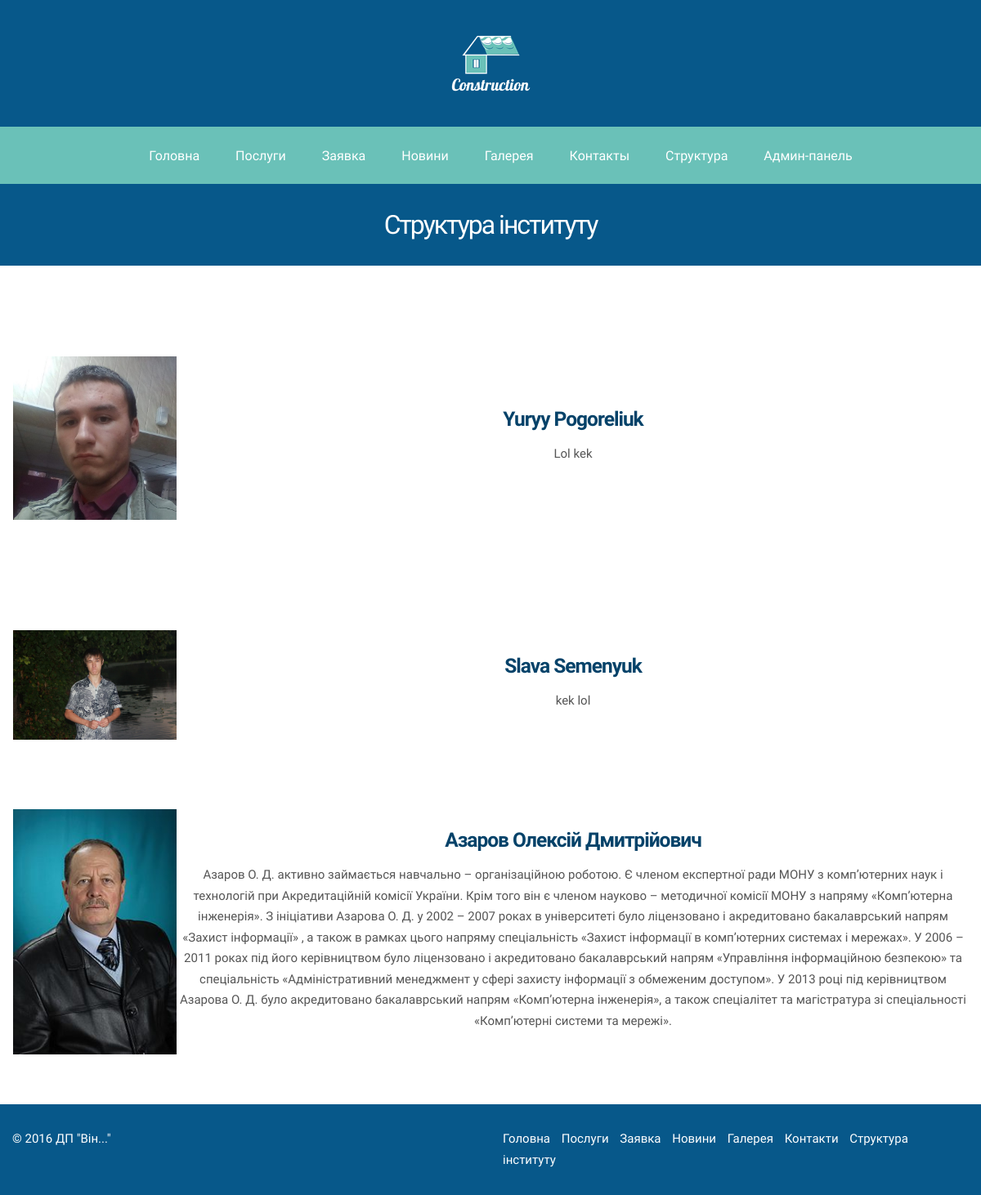
Page /structure on the committed database.
### construct/models.py (models this page shows, shortened)
class Person(models.Model):
	image = models.ImageField(upload_to='static/img')
	name = models.TextField(max_length=300)
	description = models.TextField(max_length=5000)
	class Meta():
		verbose_name = u"Людина"
		verbose_name_plural = u"Люди"

### construct/views.py (the view)
# urls.py: url(r'^structure$', views.structure, name='structure'),
def structure(request):
	people = Person.objects.all()
	template = loader.get_template("structure.html")
	return HttpResponse(template.render(locals(), request))

### templates/structure.html (shortened to what this page needs)
{% extends "base.html" %}
{% load construct_extras %}
{% block subheader %} Структура інституту {% endblock %}
{% block content %}
<table>
    {% for person in people %}
    <tr>
        <td style="height: 300px; width: 200px" rawspan="2"><img src="{{ person.image.url }}"></td>
        <td>
            <h3 align="center">{{ person.name }}</h3>
            <p align="center">{{ person.description }}</p>
        </td>
    </tr>
    {% endfor %}
</table>
{% endblock %}

### static/css/style.css (style rules this page uses)
body { font-family: "Oranienbaum"; font-size: 15px; line-height: 1.7em; margin: 0; padding: 0; color: #555; background: #fff }
h3, h4, h5, h6 { font-weight: 600; color: #044269 }
h3 { letter-spacing: -1px; margin-top: 0 }

### rows in the picture
Person: image (picture), name "Yuryy Pogoreliuk", description "Lol kek"
Person: image (picture), name "Slava Semenyuk", description "kek lol"
Person: image (picture), name "Азаров Олексій Дмитрійович", description "Азаров О. Д. активно займається навчально – організаційною роботою. Є членом експертної ради МОНУ з комп’ютерних наук і технологій при Акредитаційній комісії України. Крім того він є членом науково – методичної комісії МОНУ з напряму «Комп’ютерна інженерія». З ініціативи Азарова О. Д. у 2002 – 2007 роках в університеті було ліцензовано і акредитовано бакалаврський напрям «Захист інформації» , а також в рамках цього напряму спеціальність «Захист інформації в комп’ютерних системах і мережах». У 2006 – 2011 роках під його керівництвом було ліцензовано і акредитовано бакалаврський напрям «Управління інформаційною безпекою» та спеціальність «Адміністративний менеджмент у сфері захисту інформації…"
